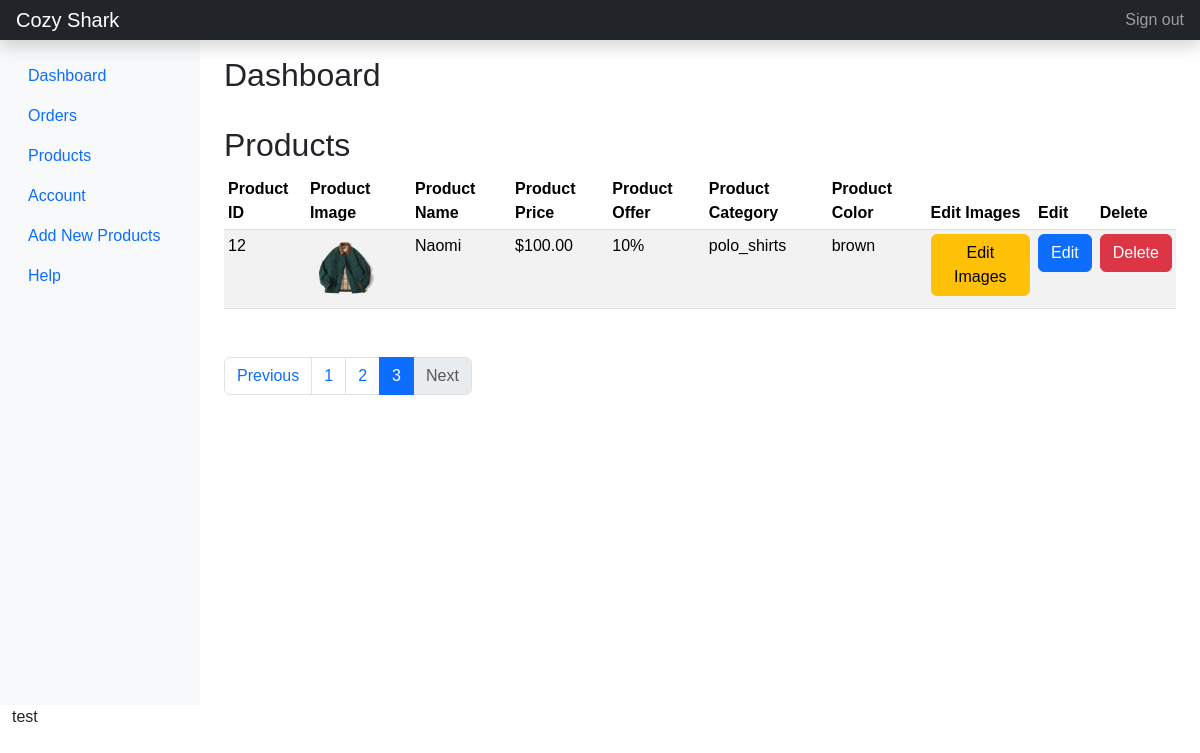
The app's page /admin/products.php?page_no=3 (signed in), older data.
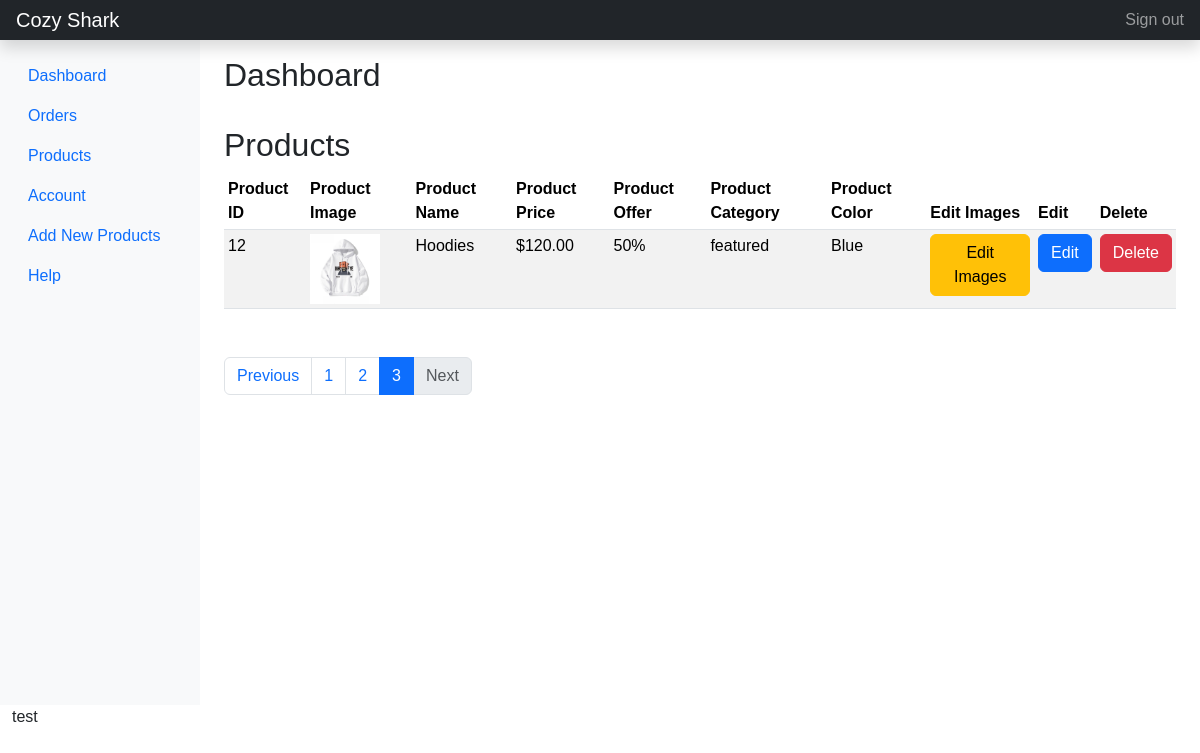
The same page, newer data.
### tables this page shows
CREATE TABLE `products` (
  `product_id` int(11) NOT NULL,
  `product_name` varchar(100) NOT NULL,
  `product_category` varchar(100) NOT NULL,
  `product_description` varchar(255) NOT NULL,
  `product_image` varchar(255) NOT NULL,
  `product_image2` varchar(255) NOT NULL,
  `product_image3` varchar(255) NOT NULL,
  `product_image4` varchar(255) NOT NULL,
  `product_price` decimal(6,2) NOT NULL,
  `product_special_offer` int(2) NOT NULL,
  `product_color` varchar(100) NOT NULL
);

### admin/products.php (the view, shortened to what this page needs)
<?php
include('header.php');
if (isset($_GET['page_no']) && $_GET['page_no'] != "") {
    $page_no = (int)$_GET['page_no'];
} else {
    $page_no = 1;
}
$stmt1 = $conn->prepare("SELECT COUNT(*) AS total_records FROM products");
$stmt1->execute();
$stmt1->bind_result($total_records);
$total_records_per_page = 5;
$offset = ($page_no - 1) * $total_records_per_page;
$previous_page = $page_no - 1;
$next_page = $page_no + 1;
$total_no_of_pages = ceil($total_records / $total_records_per_page);
$stmt2 = $conn->prepare("SELECT * FROM products LIMIT ?, ?");
$stmt2->bind_param("ii", $offset, $total_records_per_page);
$stmt2->execute();
$products = $stmt2->get_result();
?>
<div class="container-fluid">
    <div class="row" style="min-height: 1000px">
        <?php include('sidemenu.php'); ?>
        <main class="col-md-9 ms-sm-auto col-lg-10 px-md-4">
            <div class="d-flex justify-content-between flex-wrap flex-md-nowrap align-items-center pt-3 pb-2 mb-3">
                <h1 class="h2">Dashboard</h1>
            </div>
            <h2>Products</h2>
            <div class="table-responsive">
                <table class="table table-striped table-sm">
                    <thead>
                        <tr>
                            <th scope="col">Product ID</th>
                            <th scope="col">Product Image</th>
                            <th scope="col">Product Name</th>
                            <th scope="col">Product Price</th>
                            <th scope="col">Product Offer</th>
                            <th scope="col">Product Category</th>
                            <th scope="col">Product Color</th>
                            <th scope="col">Edit Images</th>
                            <th scope="col">Edit</th>
                            <th scope="col">Delete</th>
                        </tr>
                    </thead>
                    <tbody>
                        <?php while ($product = $products->fetch_assoc()) { ?>
                            <tr>
                                <td><?php echo htmlspecialchars($product['product_id']); ?></td>
                                <td><img src="<?php echo "../assets/imgs/" . $product['product_image']; ?>" style="width: 70px; height: 70px;"></td>
                                <td><?php echo htmlspecialchars($product['product_name']); ?></td>
                                <td><?php echo "$" . $product['product_price']; ?></td>
                                <td><?php echo ($product['product_special_offer']) . "%"; ?></td>
                                <td><?php echo htmlspecialchars($product['product_category']); ?></td>
                                <td><?php echo htmlspecialchars($product['product_color']); ?></td>
                                <td><a class="btn btn-warning" href="<?php echo "edit_images.php?product_id=" . $product['product_id'] . "& product_name=" . $product['product_name']; ?>">Edit Images</a></td>
                                <td><a class="btn btn-primary" href="edit_product.php?product_id=<?php echo $product['product_id']; ?>">Edit</a></td>
                                <td><a class="btn btn-danger" href="delete_product.php?product_id=<?php echo $product['product_id']; ?>">Delete</a></td>
                            </tr>
                        <?php } ?>
                    </tbody>
                </table>
                <nav aria-label="Page navigation example">
                    <ul class="pagination mt-5">
                        <li class="page-item<?php if ($page_no <= 1) echo ' disabled'; ?>">
                            <a class="page-link" href="<?php echo ($page_no <= 1) ? '#' : "?page_no=" . $previous_page; ?>">Previous</a>
                        </li>
                        <?php for ($i = 1; $i <= $total_no_of_pages; $i++) { ?>
                            <li class="page-item<?php if ($i == $page_no) echo ' active'; ?>">
                                <a class="page-link" href="?page_no=<?php echo $i; ?>"><?php echo $i; ?></a>
                            </li>
                        <?php } ?>
                        <li class="page-item<?php if ($page_no >= $total_no_of_pages) echo ' disabled'; ?>">
                            <a class="page-link" href="<?php echo ($page_no >= $total_no_of_pages) ? '#' : "?page_no=" . $next_page; ?>">Next</a>
                        </li>
                    </ul>
                </nav>
            </div>
        </main>
        <p>test</p>
    </div>
</div>

### admin/header.php (shortened to what this page needs)
<!DOCTYPE html>
<html lang="en">
<head>
    <link href="https://cdn.jsdelivr.net/npm/bootstrap@5.3.3/dist/css/bootstrap.min.css" rel="stylesheet"
>
    <link rel="stylesheet" href="https://cdnjs.cloudflare.com/ajax/libs/font-awesome/6.6.0/css/all.min.css"
 />
    <link rel="stylesheet" href="style.css">
    <link href='https://unpkg.com/boxicons@2.1.4/css/boxicons.min.css' rel='stylesheet'>
</head>
<body>
    <header class="navbar navbar-dark styiky-top bg-dark glex-d-nowrap p-0 shadow">
        <a class="navbar-brand col-md-3 col-lg-2 me-0 px-3" href="#">Cozy Shark</a>
        <div class="navbar-nav">
            <div class="nav-item text-nowrap">
                <?php if (isset($_SESSION['admin_logged_in'])) { ?>
                    <a class="nav-link px-3" href="logout.php?logout=1">Sign out</a>
                <?php } ?>
            </div>
        </div>
    </header>

### admin/sidemenu.php (shortened to what this page needs)
<nav id="sideMenu" class="col-md-3 col-lg-2 d-md-block bg-light sidebar collapsed">
    <div class="position-sticky pt-3">
        <ul class="nav flex-column">
            <li class="nav-item">
                <a class="nav-link active" aria-current="page" href="dashboard.php">
                    Dashboard
                </a>
            </li>
            <li class="nav-item">
                <a class="nav-link active" aria-current="page" href="dashboard.php">
                    Orders
                </a>
            </li>
            <li class="nav-item">
                <a class="nav-link active" aria-current="page" href="products.php">
                    Products
                </a>
            </li>
            <li class="nav-item">
                <a class="nav-link active" aria-current="page" href="account.php">
                    Account
                </a>
            </li>
            <li class="nav-item">
                <a class="nav-link active" aria-current="page" href="add_product.php">
                    Add New Products
                </a>
            </li>
            <li class="nav-item">
                <a class="nav-link active" aria-current="page" href="help.php">
                    Help
                </a>
            </li>
        </ul>
    </div>
</nav>

### admin/style.css (style rules this page uses)
* { margin: 0; padding: 0; box-sizing: border-box; font-family: "poppins", sans-serif; }

Row changes from the older to the newer data that the page shows:
changed products id 12: product_image: a different picture; product_name "Naomi" → "Hoodies"; product_price "100.00" → "120.00"; product_special_offer "10" → "50"; product_category "polo_shirts" → "featured"; product_color "brown" → "Blue"
